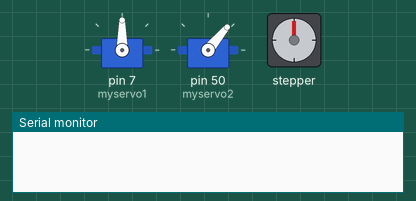
This sketch was run on a simulated Arduino Mega 2560, built with avr-gcc and run on an emulated ATmega2560. On the bench: 2 × servo, stepper motor, the last lines printed to the serial monitor. Stepper angles assume 200 steps per turn.

Above: at 0.1 s.
At 5.81 s:
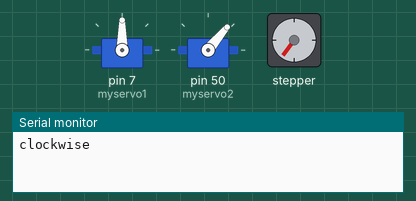
At 11.8 s:
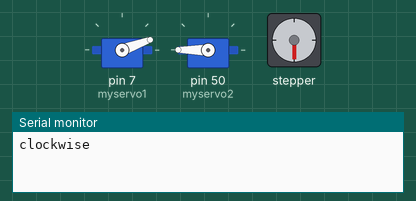
At 21.57 s:
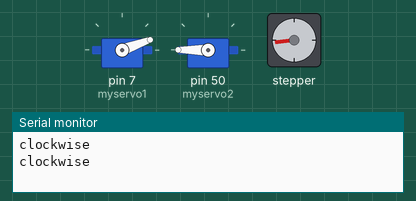
At 31.5 s:
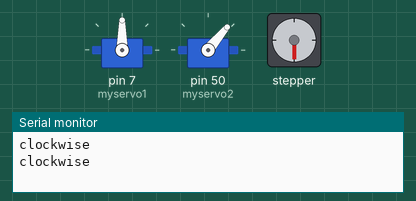
At 39.77 s:
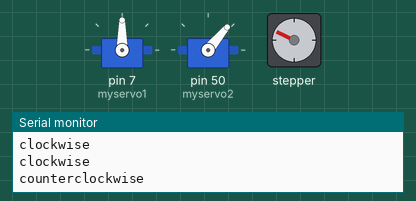
Timing chart, 0 to 40.0 s (numbered marks = the images above):
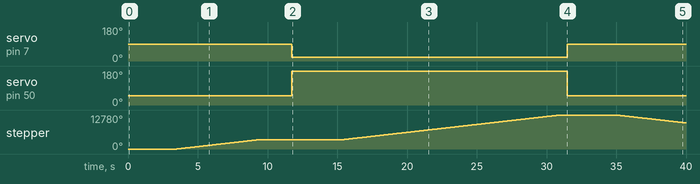

Measured:
- by itself, servo on pin 7 (myservo1): 90° → 20° at 11.8 s, → 90° 19.7 s later
- by itself, servo on pin 50 (myservo2): 50° → 180° at 11.8 s, → 50° 19.7 s later
- by itself, stepper: turns 3420° clockwise in 5.7 s, then 9360° clockwise in 15.7 s, then 2970° counter-clockwise in 5.0 s

The sketch:

platform_up_down_final.ino
```cpp
#include <Servo.h>
#include <Stepper.h>

Servo myservo1;
Servo myservo2;

int pos = 0;
const int stepsPerRevolution = 200;  // change this to fit the number of steps per revolution

Stepper myStepper(stepsPerRevolution, 8, 11, 10, 9);

void setup() {
//pinMode(inPin, INPUT);
    myservo1.attach(7);  // myside
    myservo2.attach(50);
  // set the speed at 60 rpm:
  myStepper.setSpeed(100);

  Serial.begin(9600);
}

void loop() {
  //fun1();//close
  //delay(2000);
  //platform_up();

 // val = analogRead(inPin);   // read the input pin
//Serial.println(val);
 // if(val>=800)
  //  digitalWrite(13,HIGH);
  /*fun2(); //open
  delay(2000);
 platform_up();
  fun1();
  delay(2000);
  platform_down();
  delay(5000);
  */
/*else

  {  digitalWrite(13,HIGH);}*/
  fun1(); //close
  delay(2000);
  platform_up2();
  delay(2000);
  fun2(); //open
  delay(2000);
  platform_up3();
  fun1();
  delay(2000);
  platform_down();
  delay(5000);
  delay(100000);


//    platform_up();
//   delay(1000);
//
//   myservo1.write(0);
//   delay(1000);
//   myservo2.write(70);
//   delay(1500);
//
//   //servo_clip();
//   //delay(1000);
//   myservo1.write(40);
//   delay(1000);
//   myservo2.write(0);
//   delay(1500);
//
//   platform_down();
//   delay(1000000);
}
void fun1()
{

   myservo1.write(90);
   myservo2.write(50);
   delay(1500);
}
void fun2()
{

   myservo1.write(20);
   myservo2.write(180);
   delay(1500);
}
void platform_up(){
    // step one revolution  in one direction:
  Serial.println("clockwise");
  myStepper.step(7100); //6000
  delay(500);
}

void platform_up2(){
    // step one revolution  in one direction:
  Serial.println("clockwise");
  myStepper.step(1900); //6000
  delay(500);
}

void platform_up3(){
    // step one revolution  in one direction:
  Serial.println("clockwise");
  myStepper.step(5200); //6000
  delay(500);
}

void platform_down(){
    Serial.println("counterclockwise");                // step one revolution in the other direction:
   myStepper.step(-7100);//-6000
   delay(500);
}


void servo_clip(){
  for (int pos = 40; pos >= 0; pos -= 1) { // goes from 180 degrees to 0 degrees
    myservo1.write(pos);              // tell servo to go to position in variable 'pos'
    delay(15);                       // waits 15ms for the servo to reach the position
  }
   //myservo1.write(0);

  for (int pos = 0; pos <= 70; pos += 1) { // goes from 0 degrees to 180 degrees
    // in steps of 1 degree
    myservo2.write(pos);              // tell servo to go to position in variable 'pos'
    delay(15);                       // waits 15ms for the servo to reach the position
  }
   //myservo2.write(70);
   delay(3000);

  for (int pos = 0; pos <= 40; pos += 1) { // goes from 0 degrees to 180 degrees
    // in steps of 1 degree
    myservo1.write(pos);              // tell servo to go to position in variable 'pos'
    delay(15);                       // waits 15ms for the servo to reach the position
  }
   //myservo1.write(40);
   for (int pos = 70; pos >= 0; pos -= 1) { // goes from 180 degrees to 0 degrees
    myservo2.write(pos);              // tell servo to go to position in variable 'pos'
    delay(15);                       // waits 15ms for the servo to reach the position
  }

   //myservo2.write(0);
   delay(3000);

 }
```
